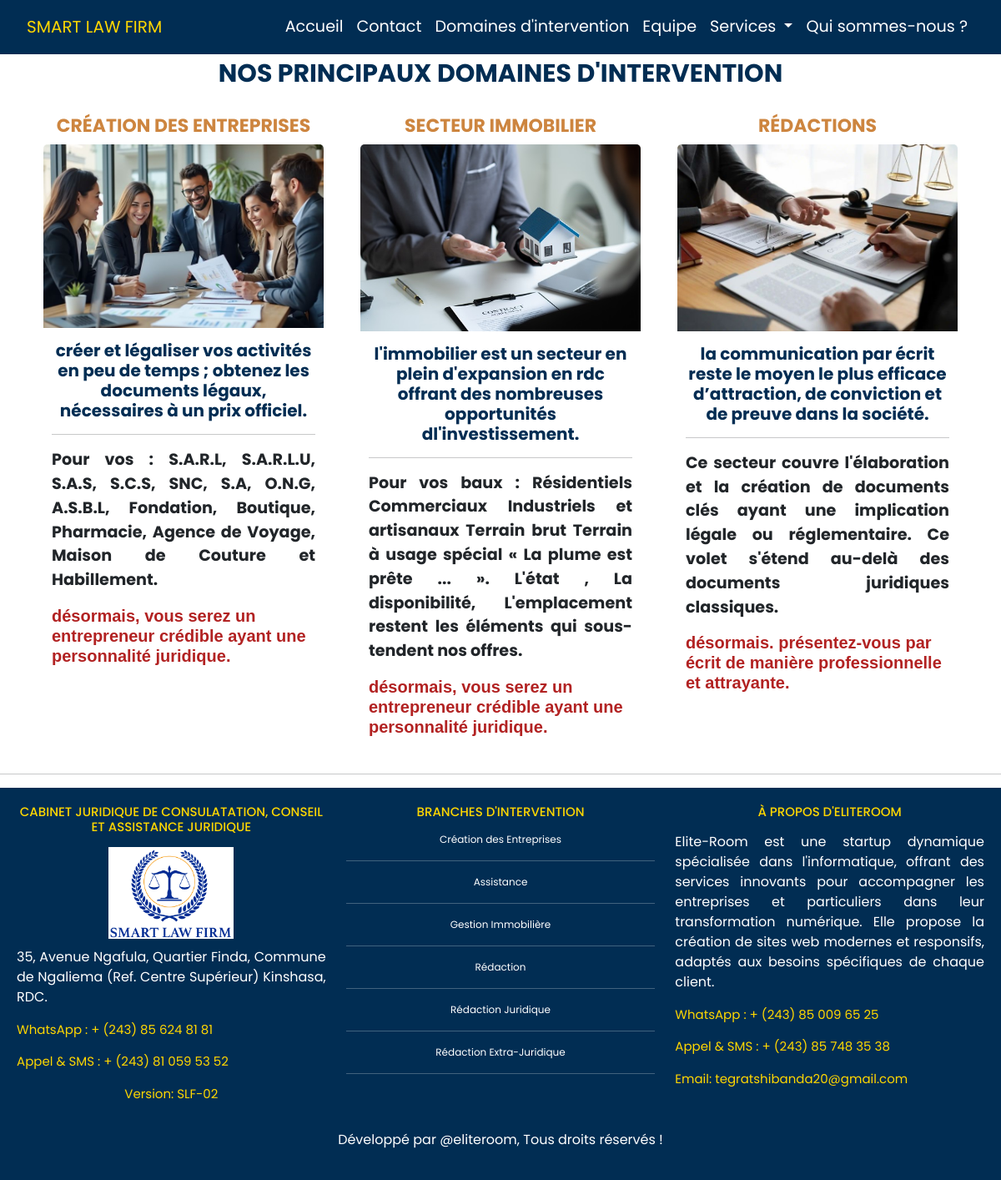
The app's page /area/ with its own data.
### Law/models.py (models this page shows, shortened)
class Area(models.Model):
    name = models.CharField(max_length=255)
    topic = models.CharField(max_length=255)
    image = models.ImageField(upload_to='images', verbose_name="Image", blank=True, null=True)
    tag = models.CharField(max_length=128,  verbose_name="tag") # slogan
    description = models.CharField(max_length=255,  verbose_name="description", blank=True, default='')

class Title(models.Model):
    area = models.ForeignKey(Area, on_delete=models.CASCADE)
    name = models.CharField(max_length=128)

### Law/views.py (the view)
# urls.py: path('area/', views.law_area_view, name='law-area'),
def law_area_view(request):
    areas = Area.objects.prefetch_related('title_set__service_set')
    titles = Title.objects.all()  # Précharger les relations pour optimiser la base de données
    context = {'areas': areas, 'titles':titles}
    return render(request,'Law/law_area.html', context)

### Law/templates/Law/law_area.html (shortened to what this page needs)
{% extends "templates_bases.html" %}
{% block content %}
{% include "Law/law_navbar.html" %}
<body class="area-page">
<div class="container">
    <h2 class="text-center branch">NOS PRINCIPAUX DOMAINES D'INTERVENTION</h2>
</div>
    {% include "Law/law_area_area_interest.html" %}
{% include "Law/law_footer.html" %}
{% endblock content %}

### Law/templates/Law/law_area_area_interest.html
<div class="container">
    <div class="row align-buttons">
        {% for area in areas %}
        <div class="image-container col-lg-4 col-sm-12">
            <div class="card area-card">
                <h4 class="card-title text-center">
                    <a href="{% url 'law-area'%}">{{ area.name }}</a>
                </h4>
                <img src="{{ area.image.url }}" class="card-img-top" alt="...">
                <div class="card-body">
                    <h5 class="card-title text-center">
                        <a href="{% url 'law-area'%}">{{ area.topic }}</a>
                    </h5>
                    <hr>
                     <p class="card-text">{{ area.description }}</p>
                     <h5 class="card-title">{{ area.tag }}</h5>
                </div>
          </div>
    </div>
    {% endfor %}
    </div>
</div>
<hr>

### Law/templates/Law/law_footer.html (shortened to what this page needs)
{% load static %}
    <footer class="footer">
        <div class="footer-content container-fluid">
            <div class="row justify-content-center text-center">
                <div class="col-md-4 col-sm-12">
                    <h5>Cabinet Juridique de Consulatation, Conseil et Assistance juridique</h5>
                    <img src="{% static 'Law/images/smart_law_firm_logo.png' %}" alt="SMART LAW FIRM Logo" class="img-fluid">
                    <p>35, Avenue Ngafula, Quartier Finda, Commune de Ngaliema (Ref. Centre Supérieur) Kinshasa, RDC.</p>
                    <p class="detail">WhatsApp : + (243) 85 624 81 81</p>
                    <p class="detail">Appel & SMS : + (243) 81 059 53 52</p>
                    <p class="text-center detail">Version: SLF-02</p>
                </div>
                <div class="col-md-4 col-sm-12">
                    <h5>BRANCHES D'INTERVENTION</h5>
                    <ul class="list-unstyled">
                        {% for title in titles %}
                        <li>{{title.name}}</li>
                        <hr>
                        {% endfor %}
                    </ul>
                </div>
                <div class="col-md-4 col-sm-12">
                    <h5>À PROPOS D'ELITEROOM</h5>
                    <p>
                        Elite-Room est une startup dynamique spécialisée dans l'informatique, offrant des services innovants pour accompagner les entreprises et particuliers dans leur transformation numérique. Elle propose la création de sites web modernes et responsifs, adaptés aux besoins spécifiques de chaque client.
                    </p>
                    <p class="detail">WhatsApp : + (243) 85 009 65 25</p>
                    <p class="detail">Appel & SMS : + (243) 85 748 35 38</p>
                    <p class="detail">Email: tegratshibanda20@gmail.com</p>
                </div>
            </div>
            <div class="text-center mt-3">
                <p class="text-center">Développé par @eliteroom, Tous droits réservés !</p>
            </div>
        </div>
    </footer>

### templates/templates_bases.html (style rules this page uses)
* { font-family: 'Trebuchet MS', 'Lucida Sans Unicode', 'Lucida Grande', 'Lucida Sans', Arial, sans-serif; margin: 0; padding: 0; font-family: "Poppins", sans-serif; box-sizing: border-box; }
body { padding-top: 50px; margin: 0; padding: 0; }
.branch { margin: 20px; color: #012D53; font-size: 30px; font-weight: bold; text-align: center; text-transform: uppercase; }
.card { background-color: inherit; border: none; box-shadow: none; justify-content: space-between; margin: 10px 10px; }
.card-body { padding: 10px; }
.card-body h5 { color: #1a0d94; font-family: 'Tahoma', Geneva, Verdana, sans-serif; font-size: 20px; }
.card-body h5 a { color: rgba(26,13,110,1); text-decoration: none; }
.row.align-buttons { align-items: flex-start; }
.image-container { display: flex; flex-direction: column; justify-content: space-between; }
.card-img-top { height: 200px; object-fit: cover; }
.card-title { background-color: #fff; font-weight: bold; text-transform: uppercase; }
.card-body p { font-size: larger; font-weight: bold; text-align: justify; }
.card-img-top { box-shadow: none; }
.area-page { margin-top: 70px; }
.area-page img { display: block; height: auto; text-align: center; margin-left: auto ; margin-right: auto; margin-bottom: 5px; }
.area-page h4 a { color: peru; font-size: 22px; font-weight: bold; text-align: center; text-decoration: none; }
.area-page .area-card h5 a { color: #012D53; text-transform: lowercase; }
.area-page .area-card h5 { color: firebrick; text-transform: lowercase; }
.align-buttons { display: flex; justify-content: space-between; align-items: flex-end; }
footer { background-color: #012D53; display: flex; justify-content: center; align-items: center; }

### Law/templates/Law/law_footer.html (style rules this page uses)
.footer { background-color: #012D53; padding: 0; }
.footer-content { color: white; padding: 20px; margin: 0; }
.footer-content img { display: block; width: 150px; height: auto; background-color: #fff; text-align: center; margin-left: auto ; margin-right: auto; margin-bottom: 10px; }
.footer-content h5 { font-size: 15px; color: gold; margin-bottom: 15px; text-transform: uppercase; }
.footer-content ul li { font-size: 12px; }
.footer-content .detail { font-size: 15px; color: gold; }
.footer-content p { text-align: justify; }

### records on screen
Area: name "CRÉATION DES ENTREPRISES", image (picture), topic "créer et légaliser vos activités en peu de temps ; obtenez les documents légaux, nécessaires à un prix officiel.", description "Pour vos : S.A.R.L, S.A.R.L.U, S.A.S, S.C.S, SNC, S.A, O.N.G, A.S.B.L, Fondation, Boutique, Pharmacie, Agence de Voyage, Maison de Couture et Habillement.", tag "désormais, vous serez un entrepreneur crédible ayant une personnalité juridique."
Area: name "SECTEUR IMMOBILIER", image (picture), topic "l'immobilier est un secteur en plein d'expansion en rdc offrant des nombreuses opportunités dl'investissement.", description "Pour vos baux : Résidentiels Commerciaux Industriels et artisanaux Terrain brut Terrain à usage spécial « La plume est prête ... ». L'état , La disponibilité, L'emplacement restent les éléments qui sous-tendent nos offres.", tag "désormais, vous serez un entrepreneur crédible ayant une personnalité juridique."
Area: name "RÉDACTIONS", image (picture), topic "la communication par écrit reste le moyen le plus efficace d’attraction, de conviction et de preuve dans la société.", description "Ce secteur couvre l'élaboration et la création de documents clés ayant une implication légale ou réglementaire. Ce volet s'étend au-delà des documents juridiques classiques.", tag "désormais. présentez-vous par écrit de manière professionnelle et attrayante."
Title: name "Création des Entreprises"
Title: name "Assistance"
Title: name "Gestion Immobilière"
Title: name "Rédaction"
Title: name "Rédaction Juridique"
Title: name "Rédaction Extra-Juridique"
